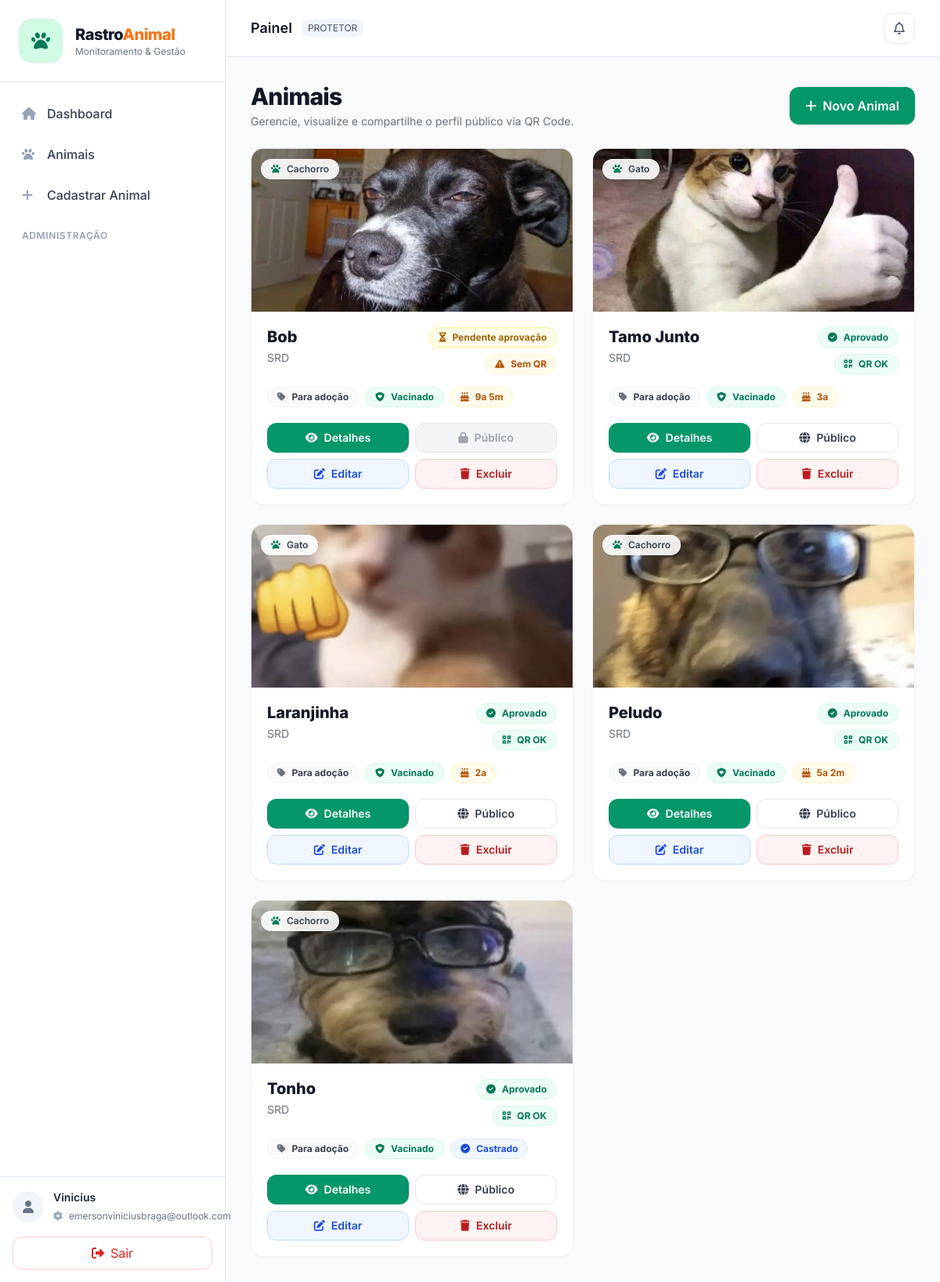
Screenshot of /animals/ (signed in) with the database file from the repository.
### animals/models.py (models this page shows, shortened)
class Perfil(models.Model):
    TIPOS = (
        ('ADMIN', 'Administrador'),
        ('ONG', 'ONG'),
        ('PROTETOR', 'Protetor'),
        ('COMUM', 'Usuário Comum'),
    )
    STATUS_SOLIC = (
        ("NENHUMA", "Nenhuma"),
        ("PENDENTE", "Pendente"),
        ("APROVADO", "Aprovado"),
        ("REJEITADO", "Rejeitado"),
    )
    user = models.OneToOneField(User, on_delete=models.CASCADE)
    tipo = models.CharField(max_length=20, choices=TIPOS, default="COMUM")
    telefone = models.CharField(max_length=20, blank=True, null=True)
    solicitacao_tipo = models.CharField(max_length=20, choices=TIPOS, blank=True, null=True)
    solicitacao_status = models.CharField(max_length=20, choices=STATUS_SOLIC, default="NENHUMA")
    solicitacao_data = models.DateTimeField(blank=True, null=True)
    ong_cnpj = models.CharField(max_length=18, blank=True, null=True)
    ong_representante_legal = models.CharField(max_length=120, blank=True, null=True)
    protetor_cpf = models.CharField(max_length=14, blank=True, null=True)

class Animal(models.Model):
    STATUS = (
        ("ADOCAO", "Para adoção"),
        ("ADOTADO", "Adotado"),
        ("PERDIDO", "Perdido"),
        ("TRATAMENTO", "Em tratamento"),
    )
    SEXO = (
        ("M", "Macho"),
        ("F", "Fêmea"),
        ("N", "Não informado"),
    )
    PORTE = (
        ("P", "Pequeno"),
        ("M", "Médio"),
        ("G", "Grande"),
        ("N", "Não informado"),
    )
    APROVACAO_CHOICES = (
        ("APROVADO", "Aprovado"),
        ("PENDENTE", "Pendente"),
        ("REJEITADO", "Rejeitado"),
    )
    nome = models.CharField(max_length=100)
    especie = models.CharField(max_length=50)
    raca = models.CharField(max_length=50)
    status = models.CharField(max_length=20, choices=STATUS, default="ADOCAO")
    sexo = models.CharField(max_length=1, choices=SEXO, default="N")
    porte = models.CharField(max_length=1, choices=PORTE, default="N")
    vacinado = models.BooleanField(default=False)
    castrado = models.BooleanField(default=False)
    idade_anos = models.PositiveSmallIntegerField(blank=True, null=True)
    idade_meses = models.PositiveSmallIntegerField(blank=True, null=True)
    historia = models.TextField(blank=True, null=True)
    responsavel = models.ForeignKey(
        User,
        on_delete=models.CASCADE,
        related_name="animais"
    )
    foto = models.ImageField(upload_to='animais/', blank=True, null=True)
    qr_code = models.ImageField(upload_to='qrcodes/', blank=True, null=True)
    aprovacao_status = models.CharField(
        max_length=10,
        choices=APROVACAO_CHOICES,
        default="APROVADO",
        db_index=True,
    )
    aprovado_por = models.ForeignKey(
        settings.AUTH_USER_MODEL,
        null=True,
        blank=True,
        on_delete=models.SET_NULL,
        related_name="animais_aprovados",
    )
    aprovacao_data = models.DateTimeField(null=True, blank=True)
    aprovacao_motivo = models.CharField(max_length=255, blank=True, default="")

### animals/views.py (the view)
# urls.py: path("animals/", views.animal_list, name="animal_list"),
@login_required
def animal_list(request):
    perfil = get_perfil(request.user)
    if perfil.tipo == "ADMIN":
        animais = Animal.objects.all().order_by("-id")
    else:
        animais = Animal.objects.filter(responsavel=request.user).order_by("-id")
    return render(request, "animals/list.html", {
        "animais": animais,
        "perfil": perfil
    })

### animals/context_processors.py (called while the page is built)
def notificacoes_context(request):
    if request.user.is_authenticated:
        count = Notificacao.objects.filter(
            usuario=request.user,
            lida=False
        ).count()
    else:
        count = 0
    return {
        "notificacoes_nao_lidas": count
    }

### animals/views.py (called while the page is built)
def get_perfil(user):
    perfil, _ = Perfil.objects.get_or_create(user=user, defaults={"tipo": "COMUM"})
    return perfil

### animals/templates/animals/list.html (shortened to what this page needs)
{% extends "base.html" %}
{% block content %}
<div class="flex flex-col gap-6">
  <div class="flex flex-col md:flex-row md:items-center md:justify-between gap-4">
    <div>
      <h1 class="text-3xl font-extrabold tracking-tight text-gray-900">Animais</h1>
      <p class="text-sm text-gray-500 mt-1">Gerencie, visualize e compartilhe o perfil público via QR Code.</p>
    </div>
    {% if perfil.tipo == "ADMIN" or perfil.tipo == "ONG" or perfil.tipo == "PROTETOR" %}
      <a href="{% url 'animal_create' %}"
         class="inline-flex items-center justify-center gap-2 rounded-xl bg-emerald-600 px-5 py-3 text-white font-semibold shadow hover:bg-emerald-700 transition">
        <i class="fa-solid fa-plus"></i>
        Novo Animal
      </a>
    {% endif %}
  </div>
    <div class="grid grid-cols-1 md:grid-cols-2 xl:grid-cols-3 gap-6">
    {% for animal in animais %}
      <div class="bg-white rounded-2xl border border-gray-100 shadow-sm hover:shadow-md transition overflow-hidden">
        <div class="relative">
          {% if animal.foto %}
            <img src="{{ animal.foto.url }}" class="w-full h-52 object-cover" alt="Foto do animal">
          {% else %}
            <img src="https://placehold.co/900x600?text=Sem+Foto" class="w-full h-52 object-cover" alt="Sem foto">
          {% endif %}
          <div class="absolute top-3 left-3">
            <span class="inline-flex items-center gap-2 rounded-full bg-white/90 px-3 py-1 text-xs font-semibold text-gray-700 border border-white/60 shadow">
              <i class="fa-solid fa-paw text-emerald-700"></i> {{ animal.especie }}
            </span>
          </div>
        </div>
        <div class="p-5">
          <div class="flex items-start justify-between gap-3">
            <div class="min-w-0">
              <h2 class="text-xl font-extrabold text-gray-900 leading-tight truncate">{{ animal.nome }}</h2>
              <p class="text-sm text-gray-500 mt-1 truncate">{{ animal.raca }}</p>
            </div>
            <div class="flex flex-col items-end gap-2">
              {% if animal.aprovacao_status == "APROVADO" %}
                <span class="shrink-0 inline-flex items-center gap-2 rounded-full bg-emerald-50 text-emerald-700 border border-emerald-100 px-3 py-1 text-xs font-bold">
                  <i class="fa-solid fa-circle-check"></i> Aprovado
                </span>
              {% elif animal.aprovacao_status == "PENDENTE" %}
                <span class="shrink-0 inline-flex items-center gap-2 rounded-full bg-yellow-50 text-yellow-700 border border-yellow-200 px-3 py-1 text-xs font-bold">
                  <i class="fa-solid fa-hourglass-half"></i> Pendente aprovação
                </span>
              {% elif animal.aprovacao_status == "REJEITADO" %}
                <span class="shrink-0 inline-flex items-center gap-2 rounded-full bg-red-50 text-red-700 border border-red-200 px-3 py-1 text-xs font-bold">
                  <i class="fa-solid fa-circle-xmark"></i> Rejeitado
                </span>
              {% endif %}
              {% if animal.qr_code %}
                <span class="shrink-0 inline-flex items-center gap-2 rounded-full bg-emerald-50 text-emerald-700 border border-emerald-100 px-3 py-1 text-xs font-bold">
                  <i class="fa-solid fa-qrcode"></i> QR OK
                </span>
              {% else %}
                <span class="shrink-0 inline-flex items-center gap-2 rounded-full bg-amber-50 text-amber-700 border border-amber-100 px-3 py-1 text-xs font-bold">
                  <i class="fa-solid fa-triangle-exclamation"></i> Sem QR
                </span>
              {% endif %}
            </div>
          </div>
          <div class="mt-4 flex flex-wrap gap-2">
            <span class="inline-flex items-center gap-2 rounded-full bg-gray-50 text-gray-700 border border-gray-100 px-3 py-1 text-xs font-bold">
              <i class="fa-solid fa-tag text-gray-500"></i>
              {{ animal.get_status_display }}
            </span>
            {% if animal.vacinado %}
              <span class="inline-flex items-center gap-2 rounded-full bg-emerald-50 text-emerald-700 border border-emerald-100 px-3 py-1 text-xs font-bold">
                <i class="fa-solid fa-shield-heart"></i> Vacinado
              </span>
            {% endif %}
            {% if animal.castrado %}
              <span class="inline-flex items-center gap-2 rounded-full bg-blue-50 text-blue-700 border border-blue-100 px-3 py-1 text-xs font-bold">
                <i class="fa-solid fa-circle-check"></i> Castrado
              </span>
            {% endif %}
            {% if animal.idade_anos or animal.idade_meses %}
              <span class="inline-flex items-center gap-2 rounded-full bg-amber-50 text-amber-700 border border-amber-100 px-3 py-1 text-xs font-bold">
                <i class="fa-solid fa-cake-candles"></i>
                {% if animal.idade_anos %}{{ animal.idade_anos }}a{% endif %}
                {% if animal.idade_meses %} {{ animal.idade_meses }}m{% endif %}
              </span>
            {% endif %}
          </div>
          <div class="mt-5 grid grid-cols-2 gap-2">
            <a href="{% url 'animal_detail' animal.pk %}"
              class="inline-flex items-center justify-center gap-2 rounded-xl bg-emerald-600 px-4 py-2 text-white text-sm font-semibold hover:bg-emerald-700 transition">
              <i class="fa-solid fa-eye"></i> Detalhes
            </a>
            {% if animal.aprovacao_status == "APROVADO" %}
              <a href="{% url 'animal_public_detail' animal.pk %}"
                class="inline-flex items-center justify-center gap-2 rounded-xl border border-gray-200 bg-white px-4 py-2 text-gray-700 text-sm font-semibold hover:bg-gray-50 transition">
                <i class="fa-solid fa-globe"></i> Público
              </a>
            {% else %}
              <span
                class="inline-flex items-center justify-center gap-2 rounded-xl border border-gray-200 bg-gray-100 px-4 py-2 text-gray-400 text-sm font-semibold cursor-not-allowed">
                <i class="fa-solid fa-lock"></i> Público
              </span>
            {% endif %}
            {% if perfil.tipo == "ADMIN" or perfil.tipo == "ONG" or perfil.tipo == "PROTETOR" %}
              <a href="{% url 'animal_update' animal.pk %}"
                class="inline-flex items-center justify-center gap-2 rounded-xl border border-blue-200 bg-blue-50 px-4 py-2 text-blue-700 text-sm font-semibold hover:bg-blue-100 transition">
                <i class="fa-solid fa-pen-to-square"></i> Editar
              </a>
              <form method="post" action="{% url 'animal_delete' animal.pk %}">
                <button type="submit"
                        class="w-full inline-flex items-center justify-center gap-2 rounded-xl border border-red-200 bg-red-50 px-4 py-2 text-red-700 text-sm font-semibold hover:bg-red-100 transition">
                  <i class="fa-solid fa-trash"></i> Excluir
                </button>
              </form>
            {% endif %}
          </div>
        </div>
      </div>
    {% endfor %}
  </div>
</div>
{% endblock %}

### animals/templates/components/sidebar.html (shortened to what this page needs)
{% load static %}
<aside class="w-72 bg-white border-r border-slate-200 hidden md:flex flex-col">
  <div class="px-6 py-6 border-b border-slate-200">
    <a href="{% url 'dashboard' %}" class="flex items-center gap-4">
      <div class="w-14 h-14 flex items-center justify-center rounded-2xl bg-emerald-100 text-emerald-700 shadow-sm">
        <i class="fa-solid fa-paw text-2xl"></i>
      </div>
      <div class="leading-tight">
        <div class="text-xl font-extrabold tracking-tight text-slate-900">
          Rastro<span class="text-orange-500">Animal</span>
        </div>
        <div class="text-xs text-slate-500">Monitoramento & Gestão</div>
      </div>
    </a>
  </div>
  <nav class="flex-1 px-3 py-4 space-y-1">
    <a href="{% url 'dashboard' %}"
       class="group flex items-center gap-3 px-4 py-3 rounded-xl text-slate-700 hover:bg-slate-100 hover:text-slate-900 transition">
      <i class="fa-solid fa-house text-slate-400 group-hover:text-green-600 w-5"></i>
      <span class="font-medium">Dashboard</span>
    </a>
    <a href="{% url 'animal_list' %}"
       class="group flex items-center gap-3 px-4 py-3 rounded-xl text-slate-700 hover:bg-slate-100 hover:text-slate-900 transition">
      <i class="fa-solid fa-paw text-slate-400 group-hover:text-green-600 w-5"></i>
      <span class="font-medium">Animais</span>
    </a>
    {% if perfil.tipo == "ADMIN" or perfil.tipo == "ONG" or perfil.tipo == "PROTETOR" %}
    <a href="{% url 'animal_create' %}"
       class="group flex items-center gap-3 px-4 py-3 rounded-xl text-slate-700 hover:bg-slate-100 hover:text-slate-900 transition">
      <i class="fa-solid fa-plus text-slate-400 group-hover:text-green-600 w-5"></i>
      <span class="font-medium">Cadastrar Animal</span>
    </a>
    {% endif %}
    <div class="pt-4">
      <div class="px-4 text-xs font-semibold text-slate-400 uppercase tracking-wider">
        Administração
      </div>
    </div>
  </nav>
<div class="p-4 border-t border-slate-200 bg-white">
  <div class="flex items-center gap-3">
    <div class="w-10 h-10 rounded-full bg-slate-100 flex items-center justify-center text-slate-500">
      <i class="fa-solid fa-user"></i>
    </div>
    <div class="min-w-0 flex-1">
      <div class="text-sm font-semibold text-slate-800 truncate">
        {{ request.user.get_full_name|default:request.user.username }}
      </div>
      <a href="{% url 'account_settings' %}"
         class="text-xs text-slate-500 truncate inline-flex items-center gap-2 hover:text-emerald-700 transition">
        <i class="fa-solid fa-gear text-slate-400"></i>
        {{ request.user.email|default:"Configurar conta" }}
      </a>
    </div>
  </div>
  <a href="{% url 'account_logout' %}"
     class="mt-4 inline-flex w-full items-center justify-center gap-2 px-4 py-2 rounded-xl border border-red-200 text-red-600 hover:bg-red-50 transition">
    <i class="fa-solid fa-right-from-bracket"></i>
    Sair
  </a>
</div>
</aside>

### animals/templates/components/topbar.html (shortened to what this page needs)
<header class="bg-white border-b border-slate-200">
  <div class="px-6 lg:px-8 py-4 flex items-center justify-between">
    <div class="flex items-center gap-3">
      <div class="text-lg font-semibold text-slate-900">
        {% block page_title %}Painel{% endblock %}
      </div>
      <span class="text-xs px-2 py-1 rounded-full bg-slate-100 text-slate-600">
        {{ perfil.tipo }}
      </span>
    </div>
    <div class="flex items-center gap-3">
      <div class="relative">
        <a href="{% url 'notificacoes' %}"
          class="w-10 h-10 flex items-center justify-center rounded-xl border border-slate-200 bg-white hover:bg-slate-50 transition text-slate-600">
          <i class="fa-regular fa-bell"></i>
        </a>
      </div>
    </div>
  </div>
</header>

### animals/templates/base.html (style rules this page uses)
* { font-family: Inter, system-ui, -apple-system, Segoe UI, Roboto, sans-serif; }

### rows the page displays
Perfil: tipo "PROTETOR"
Animal: foto (picture), especie "Cachorro", nome "Bob", raca "SRD", aprovacao_status "PENDENTE" (drawn), qr_code "Sem QR", status "Para adoção", vacinado True (drawn), idade_anos "9", idade_meses "5"
Animal: foto (picture), especie "Gato", nome "Tamo Junto", raca "SRD", aprovacao_status "APROVADO" (drawn), shows "QR OK", status "Para adoção", vacinado True (drawn), idade_anos "3"
Animal: foto (picture), especie "Gato", nome "Laranjinha", raca "SRD", aprovacao_status "APROVADO" (drawn), shows "QR OK", status "Para adoção", vacinado True (drawn), idade_anos "2"
Animal: foto (picture), especie "Cachorro", nome "Peludo", raca "SRD", aprovacao_status "APROVADO" (drawn), shows "QR OK", status "Para adoção", vacinado True (drawn), idade_anos "5", idade_meses "2"
Animal: foto (picture), especie "Cachorro", nome "Tonho", raca "SRD", aprovacao_status "APROVADO" (drawn), shows "QR OK", status "Para adoção", vacinado True (drawn), castrado True (drawn)

### other values shown
{{ request.user.get_full_name|default:request.user.username }} "Vinicius"
{{ request.user.email|default:"Configurar conta" }} "emersonviniciusbraga@outlook.com"
